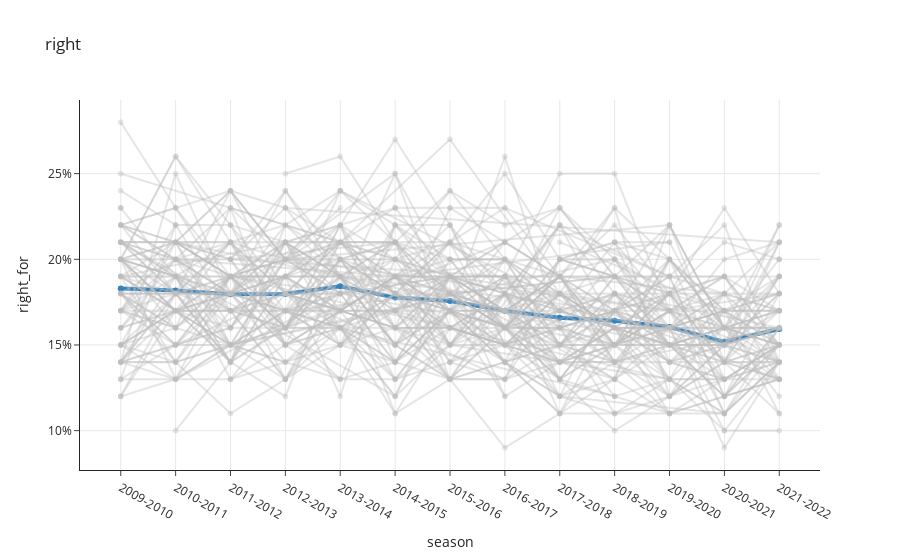

The notebook cell saved with this chart:
### Markdown cell above
### Test direction plot

### Code cell
fig = px.line(df, x="season", y="right_for", color="team", title="right", markers=True)

fig.update_traces(
    opacity=0.4,
    line_color='rgb(189,189,189)'
)

mean = df.groupby("season")["right_for"].mean()
fig.add_trace(go.Scatter(
    x=mean.index,
    y=mean.values,
    line=dict(
        width=4,
        color="rgb(49,130,189)"
    ),
    name="Average"
))

fig.update_layout(
    yaxis = dict(
        tickformat=".0%",
        showgrid=True
    ), 
    xaxis = dict(
        tickvals = [i for i in range(2009, 2022)],
        ticktext = ["2009-2010", "2010-2011", "2011-2012", "2012-2013", "2013-2014", "2014-2015", "2015-2016", "2016-2017", "2017-2018", "2018-2019", "2019-2020", "2020-2021", "2021-2022"],
        showgrid=True
    ),
    showlegend=False
)
